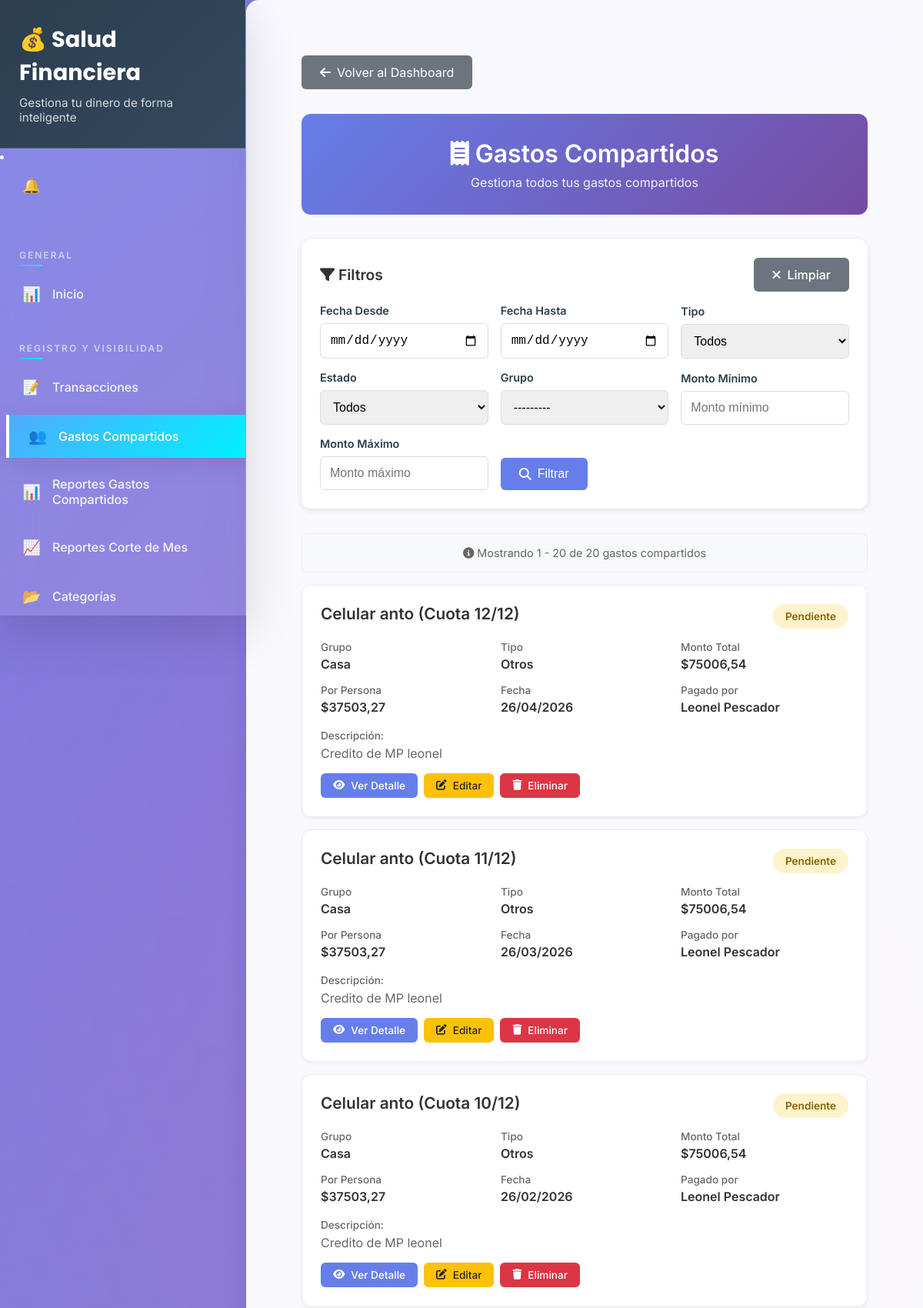
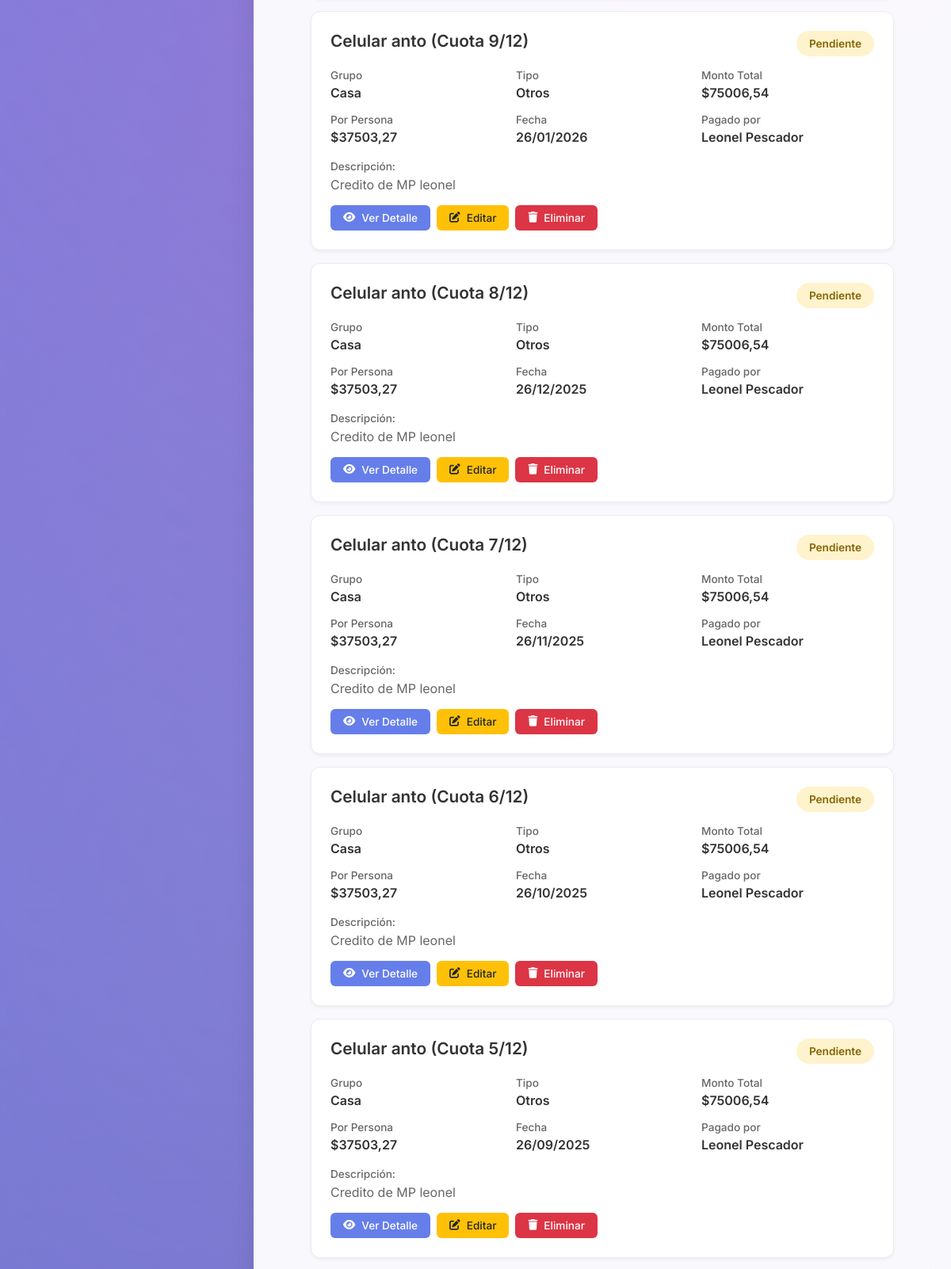
Page /finanzas/gastos/ (signed in, upper part) on the committed database (2 pictures, top to bottom).
### finanzas/models.py (models this page shows, shortened)
class GastoCompartido(models.Model):
    TIPO_CHOICES = [
        ('alquiler', 'Alquiler'),
        ('servicios', 'Servicios (Gas, Agua, Luz)'),
        ('internet', 'Internet/TV'),
        ('limpieza', 'Limpieza'),
        ('comida', 'Comida/Comestibles'),
        ('transporte', 'Transporte'),
        ('mantenimiento', 'Mantenimiento'),
        ('otros', 'Otros'),
    ]
    ESTADO_CHOICES = [
        ('pendiente', 'Pendiente'),
        ('pagado', 'Pagado'),
        ('vencido', 'Vencido'),
        ('cancelado', 'Cancelado'),
    ]
    titulo = models.CharField(max_length=200)
    descripcion = models.TextField(blank=True, null=True)
    monto_total = models.DecimalField(max_digits=12, decimal_places=2, validators=[MinValueValidator(Decimal('0.01'))])
    fecha = models.DateField()
    fecha_vencimiento = models.DateField(null=True, blank=True)
    tipo = models.CharField(max_length=20, choices=TIPO_CHOICES, default='otros')
    estado = models.CharField(max_length=15, choices=ESTADO_CHOICES, default='pendiente')
    grupo = models.ForeignKey(GrupoGastosCompartidos, on_delete=models.CASCADE, related_name='gastos_compartidos')
    pagado_por = models.ForeignKey(User, on_delete=models.CASCADE, related_name='gastos_pagados', null=True, blank=True)
    cuenta_pago = models.ForeignKey(Cuenta, on_delete=models.CASCADE, related_name='gastos_compartidos_pagados', null=True, blank=True)
    imagen_recibo = models.ImageField(upload_to='gastos_compartidos/', null=True, blank=True)
    es_en_cuotas = models.BooleanField(default=False, help_text='¿Este gasto es en cuotas?')
    numero_cuotas = models.PositiveIntegerField(null=True, blank=True, help_text='Cantidad total de cuotas')
    cuota_actual = models.PositiveIntegerField(null=True, blank=True, help_text='Número de la cuota actual')
    fecha_fin_cuotas = models.DateField(null=True, blank=True, help_text='Fecha de finalización de las cuotas')
    activo = models.BooleanField(default=True)
    fecha_creacion = models.DateTimeField(auto_now_add=True)
    fecha_modificacion = models.DateTimeField(auto_now=True)
    class Meta:
        ordering = ['-fecha', '-fecha_creacion']
    @property
    def monto_por_persona(self):
        cantidad_miembros = self.grupo.cantidad_miembros
        if cantidad_miembros > 0:
            return self.monto_total / cantidad_miembros
        return self.monto_total

class GrupoGastosCompartidos(models.Model):
    nombre = models.CharField(max_length=100)
    descripcion = models.TextField(blank=True, null=True)
    icono = models.CharField(max_length=50, default='🏠')
    color = models.CharField(max_length=7, default='#3498db')
    miembros = models.ManyToManyField(User, related_name='grupos_gastos_compartidos')
    creador = models.ForeignKey(User, on_delete=models.CASCADE, related_name='grupos_creados')
    activo = models.BooleanField(default=True)
    fecha_creacion = models.DateTimeField(auto_now_add=True)
    fecha_modificacion = models.DateTimeField(auto_now=True)
    class Meta:
        ordering = ['nombre']
    def __str__(self):
        return f"{self.nombre} (Creado por {self.creador.username})"
    @property
    def cantidad_miembros(self):
        return self.miembros.count()

### finanzas/views.py (the view)
# urls.py: path('gastos/', views.gastos_compartidos_lista, name='gastos_compartidos_lista'),
@login_required
def gastos_compartidos_lista(request):
    form = FiltroGastosCompartidosForm(request.GET, user=request.user)
    gastos = GastoCompartido.objects.filter(grupo__miembros=request.user, activo=True).select_related('grupo', 'pagado_por')
    if form.is_valid():
        if form.cleaned_data.get('fecha_desde'):
            gastos = gastos.filter(fecha__gte=form.cleaned_data['fecha_desde'])
        if form.cleaned_data.get('fecha_hasta'):
            gastos = gastos.filter(fecha__lte=form.cleaned_data['fecha_hasta'])
        if form.cleaned_data.get('tipo'):
            gastos = gastos.filter(tipo=form.cleaned_data['tipo'])
        if form.cleaned_data.get('estado'):
            gastos = gastos.filter(estado=form.cleaned_data['estado'])
        if form.cleaned_data.get('grupo'):
            gastos = gastos.filter(grupo=form.cleaned_data['grupo'])
        if form.cleaned_data.get('monto_minimo'):
            gastos = gastos.filter(monto_total__gte=form.cleaned_data['monto_minimo'])
        if form.cleaned_data.get('monto_maximo'):
            gastos = gastos.filter(monto_total__lte=form.cleaned_data['monto_maximo'])
    paginator = Paginator(gastos, 20)
    page_number = request.GET.get('page')
    page_obj = paginator.get_page(page_number)
    context = {
        'page_obj': page_obj,
        'form': form,
        'total_gastos': gastos.count(),
    }
    return render(request, 'gastos_compartidos/lista.html', context)

### finanzas/context_processors.py (called while the page is built)
def notificaciones_no_leidas(request):
    if request.user.is_authenticated:
        count = Notificacion.objects.filter(usuario=request.user, leida=False).count()
        return {'notificaciones_no_leidas_count': count}
    return {'notificaciones_no_leidas_count': 0}

### finanzas/templates/gastos_compartidos/lista.html (shortened to what this page needs)
{% extends 'base/base.html' %}
{% load static %}
{% block extra_head %}
    <link rel="stylesheet" href="{% static 'css/gastos_compartidos.css' %}">
{% endblock %}
{% block content %}
<div class="lista-container">
    <a href="{% url 'dashboard_gastos_compartidos' %}" class="btn-volver">
        <i class="fas fa-arrow-left"></i> Volver al Dashboard
    </a>
    <div class="lista-header">
        <h1>
            <i class="fas fa-receipt"></i>
            Gastos Compartidos
        </h1>
        <p>Gestiona todos tus gastos compartidos</p>
    </div>
    <div class="filtros-card">
        <div class="filtros-header">
            <h3 class="filtros-title">
                <i class="fas fa-filter"></i> Filtros
            </h3>
            <a href="{% url 'gastos_compartidos_lista' %}" class="btn btn-secondary">
                <i class="fas fa-times"></i> Limpiar
            </a>
        </div>
        <form method="get" class="filtros-form">
            <div class="form-group">
                <label class="form-label">Fecha Desde</label>
                {{ form.fecha_desde }}
            </div>
            <div class="form-group">
                <label class="form-label">Fecha Hasta</label>
                {{ form.fecha_hasta }}
            </div>
            <div class="form-group">
                <label class="form-label">Tipo</label>
                {{ form.tipo }}
            </div>
            <div class="form-group">
                <label class="form-label">Estado</label>
                {{ form.estado }}
            </div>
            <div class="form-group">
                <label class="form-label">Grupo</label>
                {{ form.grupo }}
            </div>
            <div class="form-group">
                <label class="form-label">Monto Mínimo</label>
                {{ form.monto_minimo }}
            </div>
            <div class="form-group">
                <label class="form-label">Monto Máximo</label>
                {{ form.monto_maximo }}
            </div>
            <div class="form-group">
                <button type="submit" class="btn btn-primary">
                    <i class="fas fa-search"></i> Filtrar
                </button>
            </div>
        </form>
    </div>
    <div class="stats-summary">
        <p class="stats-text">
            <i class="fas fa-info-circle"></i>
            Mostrando {{ page_obj.start_index }} - {{ page_obj.end_index }} de {{ total_gastos }} gastos compartidos
        </p>
    </div>
    {% if page_obj %}
        {% for gasto in page_obj %}
        <div class="gasto-card">
            <div class="gasto-header">
                <h4 class="gasto-titulo">{{ gasto.titulo }}</h4>
                <span class="gasto-estado estado-{{ gasto.estado }}">
                    {{ gasto.get_estado_display }}
                </span>
            </div>
            <div class="gasto-info">
                <div class="info-item">
                    <span class="info-label">Grupo</span>
                    <span class="info-value">{{ gasto.grupo.nombre }}</span>
                </div>
                <div class="info-item">
                    <span class="info-label">Tipo</span>
                    <span class="info-value">{{ gasto.get_tipo_display }}</span>
                </div>
                <div class="info-item">
                    <span class="info-label">Monto Total</span>
                    <span class="info-value">${{ gasto.monto_total|floatformat:2 }}</span>
                </div>
                <div class="info-item">
                    <span class="info-label">Por Persona</span>
                    <span class="info-value">${{ gasto.monto_por_persona|floatformat:2 }}</span>
                </div>
                <div class="info-item">
                    <span class="info-label">Fecha</span>
                    <span class="info-value">{{ gasto.fecha|date:"d/m/Y" }}</span>
                </div>
                {% if gasto.pagado_por %}
                <div class="info-item">
                    <span class="info-label">Pagado por</span>
                    <span class="info-value">{{ gasto.pagado_por.get_full_name|default:gasto.pagado_por.username }}</span>
                </div>
                {% endif %}
            </div>
            {% if gasto.descripcion %}
            <div style="margin-bottom: 1rem;">
                <span class="info-label">Descripción:</span>
                <p style="color: #666; margin: 0.25rem 0 0 0;">{{ gasto.descripcion }}</p>
            </div>
            {% endif %}
            <div class="gasto-actions">
                <a href="{% url 'gasto_compartido_detalle' gasto.pk %}" class="btn-action btn-primary">
                    <i class="fas fa-eye"></i> Ver Detalle
                </a>
                <a href="{% url 'gasto_compartido_editar' gasto.pk %}" class="btn-action btn-warning">
                    <i class="fas fa-edit"></i> Editar
                </a>
                <a href="{% url 'gasto_compartido_eliminar' gasto.pk %}" class="btn-action btn-danger"
                   onclick="return confirm('¿Estás seguro de que quieres eliminar este gasto?')">
                    <i class="fas fa-trash"></i> Eliminar
                </a>
            </div>
        </div>
        {% endfor %}
    {% endif %}
</div>
{% endblock %}

### finanzas/static/css/gastos_compartidos.css (style rules this page uses)
.form-group { margin-bottom: 20px; }
.form-group label { display: block; margin-bottom: 8px; font-weight: 600; color: #2c3e50; }
.form-control { width: 100%; padding: 12px; border: 2px solid #ddd; border-radius: 8px; font-size: 14px; transition: border-color 0.3s ease; box-sizing: border-box; }
.btn-primary, .btn-secondary, .btn-danger, .btn-warning { padding: 12px 25px; border-radius: 25px; text-decoration: none; font-size: 1rem; font-weight: 500; transition: all 0.3s ease; border: none; cursor: pointer; }
.btn-primary { background: #3498db; color: white; }
.btn-secondary { background: #95a5a6; color: white; }
.btn-danger { background: #e74c3c; color: white; }
.btn-warning { background: #f39c12; color: white; }

### finanzas/templates/gastos_compartidos/lista.html (style rules this page uses)
.lista-container { max-width: 1200px; margin: 0 auto; padding: 2rem; }
.lista-header { background: linear-gradient(135deg, #667eea 0%, #764ba2 100%); color: white; padding: 2rem; border-radius: 12px; margin-bottom: 2rem; text-align: center; }
.lista-header h1 { margin: 0; font-size: 2rem; font-weight: 600; }
.lista-header p { margin: 0.5rem 0 0 0; opacity: 0.9; }
.filtros-card { background: white; border-radius: 12px; padding: 1.5rem; box-shadow: 0 2px 8px rgba(0,0,0,0.1); margin-bottom: 2rem; }
.filtros-header { display: flex; justify-content: space-between; align-items: center; margin-bottom: 1rem; }
.filtros-title { font-size: 1.2rem; font-weight: 600; color: #333; margin: 0; }
.filtros-form { display: grid; grid-template-columns: repeat(auto-fit, minmax(200px, 1fr)); gap: 1rem; align-items: end; }
.form-group { margin-bottom: 0; }
.form-label { display: block; margin-bottom: 0.5rem; font-weight: 600; color: #333; font-size: 0.9rem; }
.form-control { width: 100%; padding: 0.75rem; border: 1px solid #ddd; border-radius: 6px; font-size: 1rem; }
.btn { padding: 0.75rem 1.5rem; border: none; border-radius: 6px; font-size: 1rem; cursor: pointer; text-decoration: none; display: inline-flex; align-items: center; gap: 0.5rem; transition: all 0.3s ease; }
.btn-primary { background: #667eea; color: white; }
.btn-secondary { background: #6c757d; color: white; }
.btn-volver { background: #6c757d; color: white; border: none; padding: 0.75rem 1.5rem; border-radius: 6px; text-decoration: none; display: inline-flex; align-items: center; gap: 0.5rem; margin-bottom: 2rem; font-size: 1rem; }
.gasto-card { background: white; border: 1px solid #e9ecef; border-radius: 12px; padding: 1.5rem; margin-bottom: 1rem; box-shadow: 0 2px 4px rgba(0,0,0,0.05); transition: all 0.3s ease; }
.gasto-header { display: flex; justify-content: space-between; align-items: flex-start; margin-bottom: 1rem; }
.gasto-titulo { font-size: 1.3rem; font-weight: 600; color: #333; margin: 0; }
.gasto-estado { padding: 0.5rem 1rem; border-radius: 20px; font-size: 0.85rem; font-weight: 600; }
.estado-pendiente { background: #fff3cd; color: #856404; }
.gasto-info { display: grid; grid-template-columns: repeat(auto-fit, minmax(200px, 1fr)); gap: 1rem; margin-bottom: 1rem; }
.info-item { display: flex; flex-direction: column; }
.info-label { font-size: 0.85rem; color: #666; font-weight: 500; margin-bottom: 0.25rem; }
.info-value { font-size: 1rem; color: #333; font-weight: 600; }
.gasto-actions { display: flex; gap: 0.5rem; flex-wrap: wrap; }
.btn-action { padding: 0.5rem 1rem; border: none; border-radius: 6px; font-size: 0.85rem; cursor: pointer; transition: all 0.3s ease; text-decoration: none; display: inline-flex; align-items: center; gap: 0.5rem; }
.btn-warning { background: #ffc107; color: #212529; }
.btn-danger { background: #dc3545; color: white; }
.stats-summary { background: #f8f9fa; border: 1px solid #e9ecef; border-radius: 8px; padding: 1rem; margin-bottom: 1rem; text-align: center; }
.stats-text { color: #666; font-size: 0.9rem; }

### rows in the picture
GastoCompartido: titulo "Celular anto (Cuota 12/12)", estado "Pendiente", grupo.nombre "Casa", tipo "Otros", monto_total "75006,54", monto_por_persona "37503,27", fecha "26/04/2026", pagado_por.get_full_name "Leonel Pescador", descripcion "Credito de MP leonel"
GastoCompartido: titulo "Celular anto (Cuota 11/12)", estado "Pendiente", grupo.nombre "Casa", tipo "Otros", monto_total "75006,54", monto_por_persona "37503,27", fecha "26/03/2026", pagado_por.get_full_name "Leonel Pescador", descripcion "Credito de MP leonel"
GastoCompartido: titulo "Celular anto (Cuota 10/12)", estado "Pendiente", grupo.nombre "Casa", tipo "Otros", monto_total "75006,54", monto_por_persona "37503,27", fecha "26/02/2026", pagado_por.get_full_name "Leonel Pescador", descripcion "Credito de MP leonel"
GastoCompartido: titulo "Celular anto (Cuota 9/12)", estado "Pendiente", grupo.nombre "Casa", tipo "Otros", monto_total "75006,54", monto_por_persona "37503,27", fecha "26/01/2026", pagado_por.get_full_name "Leonel Pescador", descripcion "Credito de MP leonel"
GastoCompartido: titulo "Celular anto (Cuota 8/12)", estado "Pendiente", grupo.nombre "Casa", tipo "Otros", monto_total "75006,54", monto_por_persona "37503,27", fecha "26/12/2025", pagado_por.get_full_name "Leonel Pescador", descripcion "Credito de MP leonel"
GastoCompartido: titulo "Celular anto (Cuota 7/12)", estado "Pendiente", grupo.nombre "Casa", tipo "Otros", monto_total "75006,54", monto_por_persona "37503,27", fecha "26/11/2025", pagado_por.get_full_name "Leonel Pescador", descripcion "Credito de MP leonel"
GastoCompartido: titulo "Celular anto (Cuota 6/12)", estado "Pendiente", grupo.nombre "Casa", tipo "Otros", monto_total "75006,54", monto_por_persona "37503,27", fecha "26/10/2025", pagado_por.get_full_name "Leonel Pescador", descripcion "Credito de MP leonel"
GastoCompartido: titulo "Celular anto (Cuota 5/12)", estado "Pendiente", grupo.nombre "Casa", tipo "Otros", monto_total "75006,54", monto_por_persona "37503,27", fecha "26/09/2025", pagado_por.get_full_name "Leonel Pescador", descripcion "Credito de MP leonel"

### other values in the picture
{{ page_obj.start_index }} "1"
{{ page_obj.end_index }} "20"
{{ total_gastos }} "20"
